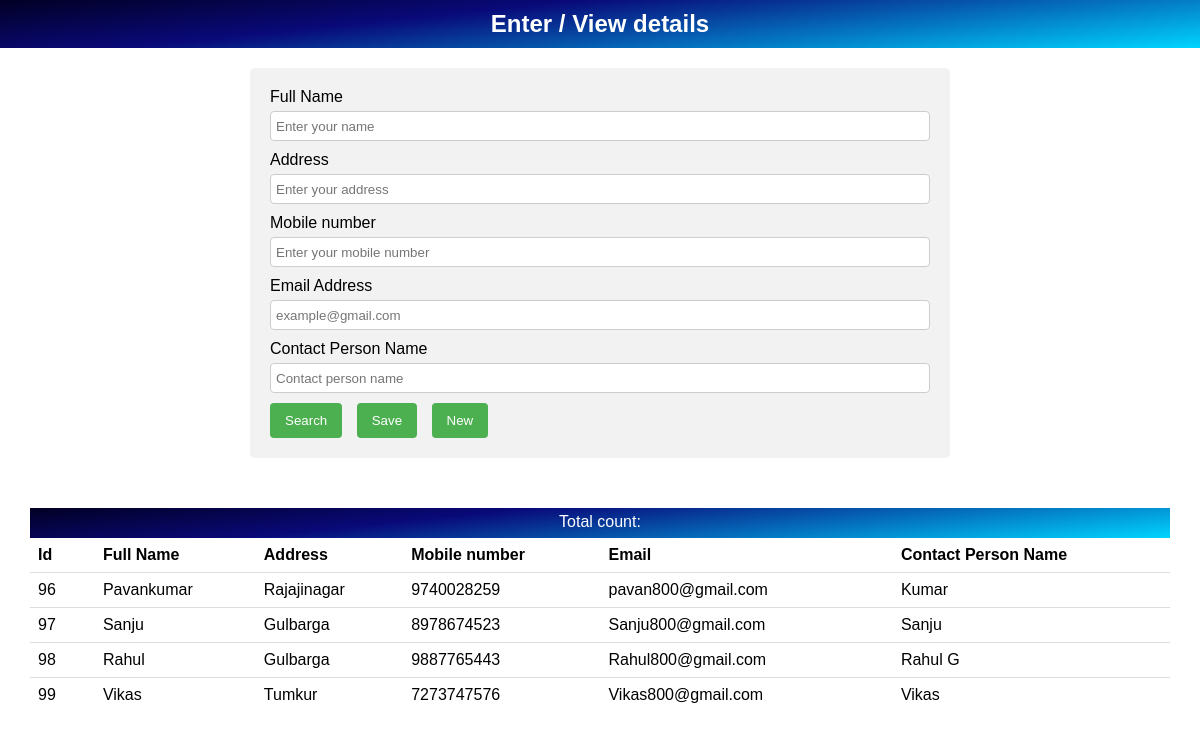
Page /Booking_system.php on the committed database.
### tables this page shows
CREATE TABLE `Customers` (
  `customer_id` int(11) NOT NULL,
  `customer_name` varchar(50) DEFAULT NULL,
  `address` varchar(250) DEFAULT NULL,
  `mobile_number` varchar(20) DEFAULT NULL,
  `email` varchar(30) DEFAULT NULL,
  `contact_person` varchar(50) DEFAULT NULL
);

### Booking_system.php (the view, shortened to what this page needs)
<?php
require("save_data.php");
echo '
<!DOCTYPE html>
<html>
<head>
</head>
<body>
  <div class="nav">
    <h2 style="color: white;">Enter / View details</h2>
  </div>
  <div class="container">
    <form id="customerForm"  method="post">
      <div>
        <label for="name">Full Name</label>
        <input type="text" id="name" name="customer_name" placeholder="Enter your name" required />
      </div>
      <div>
        <label for="address">Address</label>
        <input type="text" id="address" name="address" placeholder="Enter your address" required />
      </div>
      <div>
        <label for="mobile">Mobile number</label>
        <input type="tel" id="number" name="mobile_number" placeholder="Enter your mobile number" pattern="[0-9]{10}" required />
    </div>
    <div>
        <label for="email">Email Address</label>
        <input type="email" id="email" name="email" placeholder="example@gmail.com" required />
      </div>
      <div>
        <label for="contact_person">Contact Person Name</label>
        <input type="text" id="contact_person" name="contact_person" placeholder="Contact person name" required />
      </div>
      <div>
        <input type="button" onclick="searchCustomer()" id="autocl" value="Search" />
        <input type="submit" onclick="saveData()" value="Save" />
        <input type="button" id="focusButton" value="New">
      </div>
    </form>
</div>
<div class="box">
<div class="table-container">
<div class="nav2"><span class="span">Total count:</span></div>
  <table id="customerTable">
    <thead>
      <tr>
        <th>Id</th>
        <th>Full Name</th>
        <th>Address</th>
        <th>Mobile number</th>
        <th>Email</th>
        <th>Contact Person Name</th>
      </tr>
    </thead>
    <tbody>';
        $query = 'SELECT * from Customers';
        $result = mysqli_query($con, $query);
        while ($row = mysqli_fetch_assoc($result)) {
          echo '<tr onclick="fetch_data()">
                  <td>' . $row["customer_id"] . '</td>
                  <td>' . $row["customer_name"] . '</td>
                  <td>' . $row["address"] . '</td>
                  <td>' . $row["mobile_number"] . '</td>
                  <td>' . $row["email"] . '</td>
                  <td>' . $row["contact_person"] . '</td>
                </tr>';
        }
?>

### Booking_system.php (style rules this page uses)
* { padding: 0; margin: 0; box-sizing: border-box; }
body { font-family: Arial, sans-serif; }
.nav { background: linear-gradient(174deg, rgba(2, 0, 36, 1) 0%, rgba(9, 9, 121, 1) 35%, rgba(0, 212, 255, 1) 100%); padding: 10px; text-align: center; }
.container { margin: 20px auto; max-width: 700px; padding: 20px; background-color: #f2f2f2; border-radius: 5px; }
label { display: block; margin-bottom: 5px; }
input[type="tel"], input[type="text"], input[type="number"], input[type="email"] { width: 100%; height: 30px; margin-bottom: 10px; padding: 5px; border: 1px solid #ccc; border-radius: 4px; }
input[type="submit"], input[type="button"] { background-color: #4CAF50; color: white; padding: 10px 15px; border: none; border-radius: 4px; cursor: pointer; margin-right: 10px; }
.table-container { margin-top: 20px; margin:auto; }
table { width: 100%; border-collapse: collapse; }
th, td { padding: 8px; text-align: left; border-bottom: 1px solid #ddd; }
tr { cursor: pointer; }
.box { position:relative; top:30px; width:95%; height:200px; overflow-y:scroll; margin:auto; }
.nav2 { width:100%; height:30px; background: linear-gradient(174deg, rgba(2, 0, 36, 1) 0%, rgba(9, 9, 121, 1) 35%, rgba(0, 212, 255, 1) 100%); color:white; text-align:center; }
.span { position:relative; top:5px; }

### rows in the picture
customers: customer_id "96", customer_name "Pavankumar", address "Rajajinagar", mobile_number "9740028259", email "pavan800@gmail.com", contact_person "Kumar"
customers: customer_id "97", customer_name "Sanju", address "Gulbarga", mobile_number "8978674523", email "Sanju800@gmail.com", contact_person "Sanju"
customers: customer_id "98", customer_name "Rahul", address "Gulbarga", mobile_number "9887765443", email "Rahul800@gmail.com", contact_person "Rahul G"
customers: customer_id "99", customer_name "Vikas", address "Tumkur", mobile_number "7273747576", email "Vikas800@gmail.com", contact_person "Vikas"
